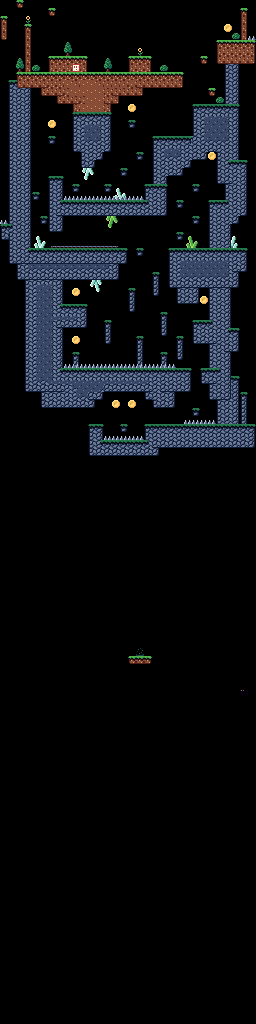

A level layout from a 2D game, rendered from its tile map. Below: a short description, then the map file with tile-grid data replaced by summaries:
An orthogonal 32x128 tile map with 8x8 px tiles, 6 tile layers (Parallax Background, Parallax Foreground, Background, Platforms, ...).

<map version="1.4" tiledversion="2021.01.13" orientation="orthogonal" renderorder="left-down" width="32" height="128" tilewidth="8" tileheight="8" infinite="0" nextlayerid="7" nextobjectid="1">
 <tileset firstgid="1" source="Super_Square_Bros_Spritesheet.tsx" />
 <layer id="6" name="Parallax Background" width="32" height="128">
  <data>[4096 cells, 0 non-empty, 0 distinct tile ids]</data>
 </layer>
 <layer id="5" name="Parallax Foreground" width="32" height="128">
  <data>[4096 cells, 0 non-empty, 0 distinct tile ids]</data>
 </layer>
 <layer id="4" name="Background" width="32" height="128">
  <data>[4096 cells, 484 non-empty, 70 distinct tile ids]</data>
 </layer>
 <layer id="3" name="Platforms" width="32" height="128">
  <data>[4096 cells, 35 non-empty, 9 distinct tile ids]</data>
 </layer>
 <layer id="2" name="Entity Spawns" width="32" height="128">
  <data>[4096 cells, 38 non-empty, 4 distinct tile ids]</data>
 </layer>
 <layer id="1" name="Foreground" width="32" height="128">
  <data>[4096 cells, 353 non-empty, 22 distinct tile ids]</data>
 </layer>
</map>
